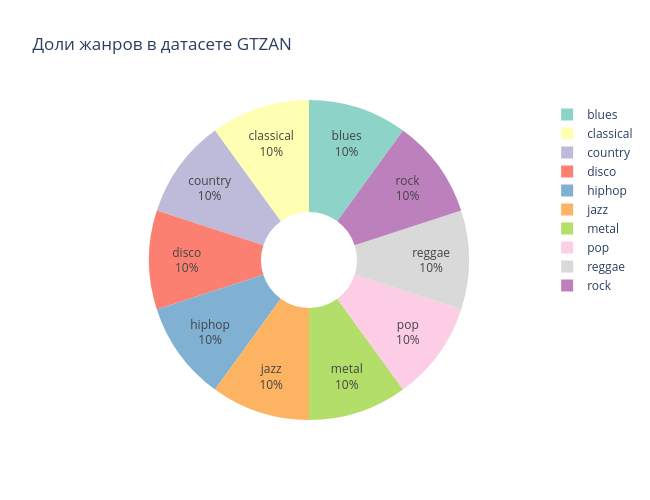

Notebook cell for this chart:
### Markdown cell above
### 6.5. Круговая диаграмма (Pie chart)

### Code cell
genre_counts_all = df['label'].value_counts()

fig = go.Figure(go.Pie(
    labels=genre_counts_all.index,
    values=genre_counts_all.values,
    hole=0.3,
    textinfo='label+percent',
    marker=dict(colors=px.colors.qualitative.Set3)
))
fig.update_layout(
    title='Доли жанров в датасете GTZAN',
    width=650, height=500
)
fig.show()

### Figure 1 — Plotly figure (JSON) as saved in the notebook; plotly's stock layout.template omitted (floating-point values rounded to 4 significant figures)
{"data": [{"hole": 0.3, "labels": ["blues", "classical", "country", "disco", "hiphop", "jazz", "metal", "pop", "reggae", "rock"], "marker": {"colors": ["rgb(141,211,199)", "rgb(255,255,179)", "rgb(190,186,218)", "rgb(251,128,114)", "rgb(128,177,211)", "rgb(253,180,98)", "rgb(179,222,105)", "rgb(252,205,229)", "rgb(217,217,217)", "rgb(188,128,189)", "rgb(204,235,197)", "rgb(255,237,111)"]}, "textinfo": "label+percent", "type": "pie", "values": [100, 100, 100, 100, 100, 100, 100, 100, 100, 100]}], "layout": {"height": 500, "title": {"text": "Доли жанров в датасете GTZAN"}, "width": 650}}
